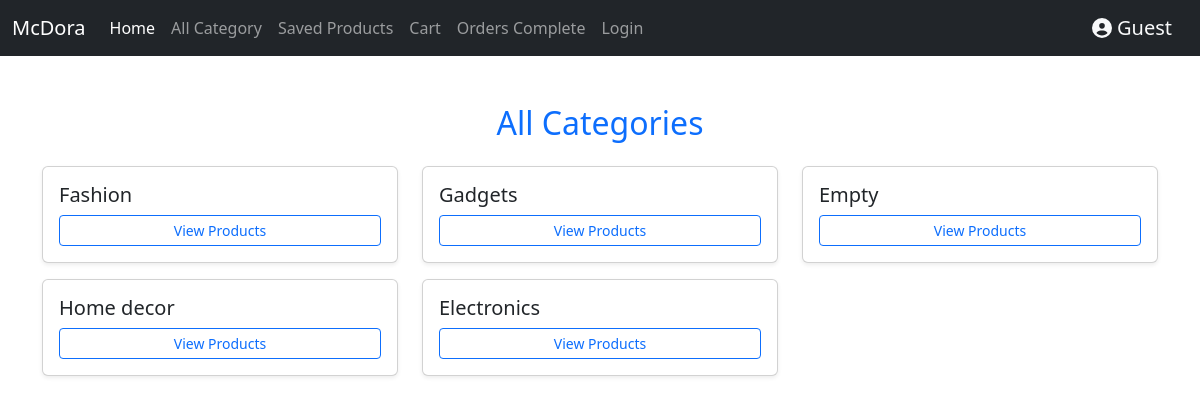
The app's page /all_category/, older data.
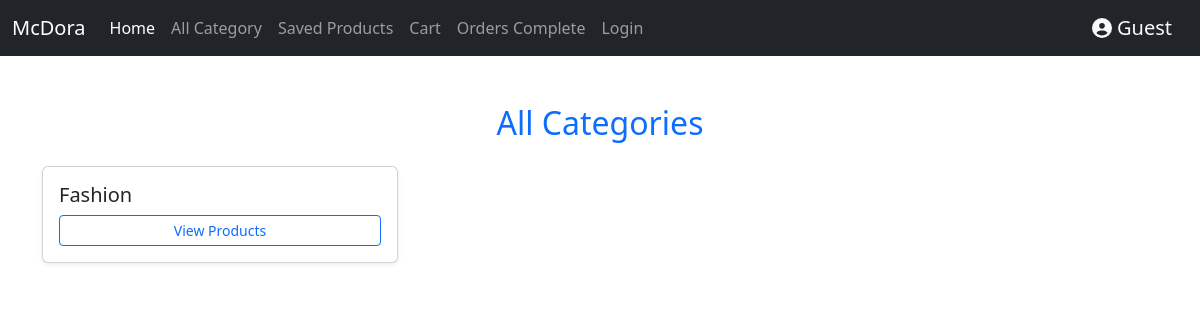
The same page, newer data.
### store/models.py (models this page shows, shortened)
class Category(models.Model):
    name = models.CharField(max_length=100, null=True)
    date_created = models.DateTimeField(auto_now_add=True, null=True)

### store/views.py (the view)
# urls.py: path('all_category/', views.all_category, name='all_category'),
def all_category(request):
    categories = Category.objects.all()
    context = {'categories': categories}
    return render(request, 'all_category.html', context)

### store/templates/all_category.html
{% extends 'base.html' %}
{% block content %}
<div class="container mt-5">
    <h2 class="text-center text-primary mb-4">All Categories</h2>
    <div class="row">
        {% for category in categories %}
            <div class="col-md-4 mb-3">
                <div class="card shadow-sm p-3">
                    <h5 class="card-title">{{ category.name }}</h5>
                    <a href="{% url 'category_detail' id=category.id %}" class="btn btn-outline-primary btn-sm">View Products</a>
                </div>
            </div>
        {% empty %}
            <p class="text-muted text-center">No categories found.</p>
        {% endfor %}
    </div>
</div>
{% endblock %}

Row changes from the older to the newer data that the page shows:
removed Category: name "Gadgets"
removed Category: name "Empty"
removed Category: name "Home decor"
removed Category: name "Electronics"
